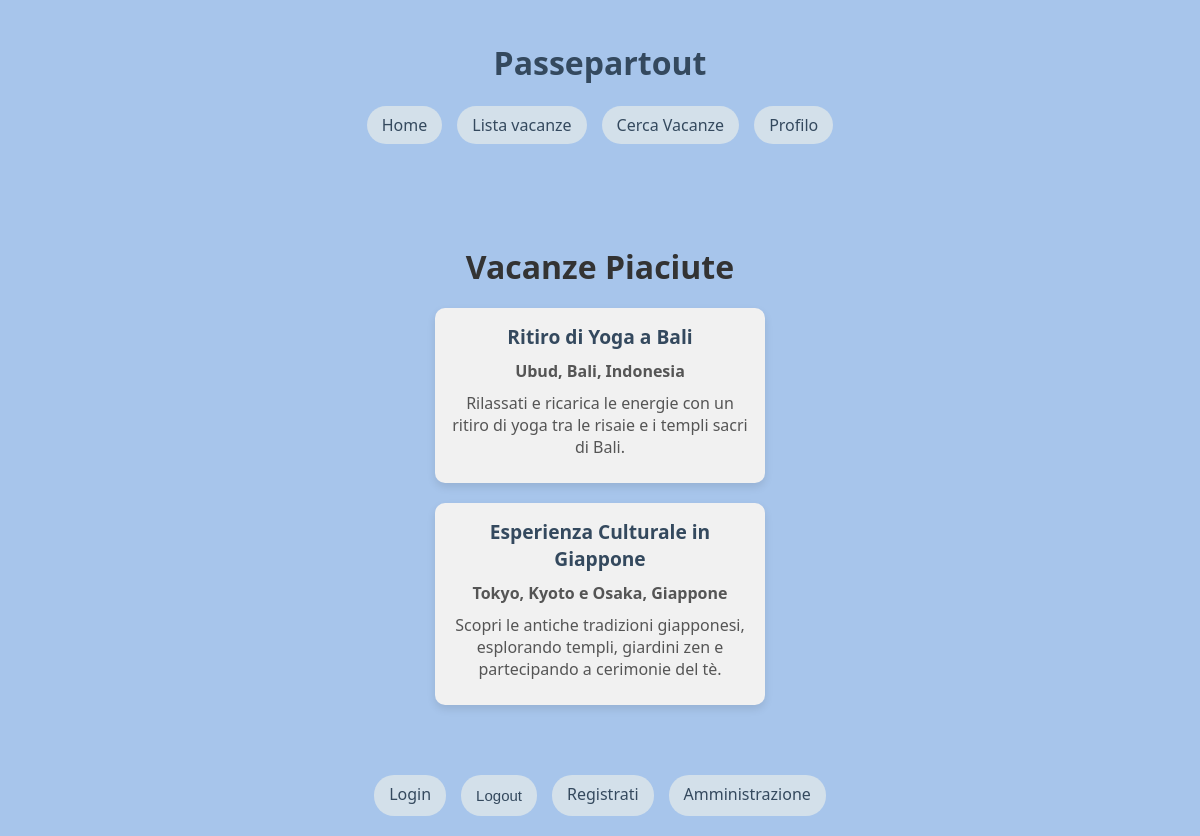
Page /vacation/likedvacations (signed in) on the committed database.
### vacation/models.py (models this page shows, shortened)
class Vacation(models.Model):
    SEASON_CHOICES = [
        ('Inverno', 'Inverno'),
        ('Primavera', 'Primavera'),
        ('Estate', 'Estate'),
        ('Autunno', 'Autunno'),
    ]
    TYPE_CHOICES = [
        ('Culturale', 'Culturale'),
        ('Relax', 'Relax'),
        ('Enogastronomico', 'Enogastronomico'),
        ('On The Road', 'On The Road'),
        ('Avventura', 'Avventura'),
    ]
    DURATION_CHOICES = [
        ('Weekend Lungo (2-4 Giorni)', 'Weekend Lungo (2-4 Giorni)'),
        ('1 Settimana', '1 Settimana'),
        ('2 Settimane', '2 Settimane'),
        ('3 settimane o più', '3 settimane o più')
    ]
    PRICE_CHOICES = [
        ('Viaggio Low Cost', 'Viaggio Low Cost'),
        ('Budget Medio', 'Budget Medio'),
        ('Viaggio di Lusso', 'Viaggio di Lusso'),
    ]
    CONTINENT_CHOICES = [
        ('Europa', 'Europa'),
        ('America del Nord', 'America del Nord'),
        ('America del Sud', 'America del Sud'),
        ('Africa', 'Africa'),
        ('Asia', 'Asia'),
        ('Oceania', 'Oceania'),
        ('Antartide', 'Antartide')
    ]
    titolo = models.CharField(max_length=200)
    luogo = models.CharField(max_length=200)
    continente = models.CharField(max_length=50, choices=CONTINENT_CHOICES)
    durata = models.CharField(max_length=50, choices=DURATION_CHOICES)
    prezzo = models.CharField(max_length=20, choices=PRICE_CHOICES)
    tipologia = models.CharField(max_length=50, choices=TYPE_CHOICES)
    periodo = models.CharField(max_length=20, choices=SEASON_CHOICES)
    descrizione = models.TextField()
    like = models.ManyToManyField(User, blank=True, related_name='like')

### vacation/views.py (the view, shortened to what this page needs)
# urls.py: path("likedvacations", LikedVacations.as_view(), name="likedvacations"),
class LikedVacations(views.LoginRequiredMixin, ListView):
    model = Vacation
    template_name = "vacation/likedvacations.html"
    context_object_name = "Liked"
    def get_queryset(self):
        return Vacation.objects.filter(like=self.request.user)

### vacation/templates/vacation/likedvacations.html (shortened to what this page needs)
{% extends "base.html" %}
{% block content %}
<div class="liked-vacations-container">
    <h1>Vacanze Piaciute</h1>
    {% if Liked %}
        {% for vacation in Liked %}
            <div class="vacation-card">
                <a href="{% url 'vacation:detailvacation' vacation.pk %}">{{ vacation.titolo }}</a>
                <p> <strong>{{ vacation.luogo }}</strong></p>
                <p>{{ vacation.descrizione }}</p>
            </div>
        {% endfor %}
    {% else %}
        <p>Non hai ancora aggiunto niente a questa lista</p>
    {% endif %}
</div>
{% endblock %}

### templates/base.html (style rules this page uses)
body { font-family: 'Segoe UI', Tahoma, Geneva, Verdana, sans-serif; margin: 0; padding: 0; display: flex; flex-direction: column; min-height: 100vh; background-color: #a7c5eb; color: #34495e; }

### vacation/templates/vacation/likedvacations.html (style rules this page uses)
.liked-vacations-container { display: flex; flex-direction: column; align-items: center; margin-top: 20px; }
.liked-vacations-container h1 { font-size: 2em; color: #333; margin-bottom: 20px; }
.vacation-card { background-color: #f1f1f1; border-radius: 10px; box-shadow: 0 4px 8px rgba(0, 0, 0, 0.1); padding: 15px; margin-bottom: 20px; max-width: 300px; width: 100%; text-align: center; }
.vacation-card a { text-decoration: none; color: #34495e; font-size: 1.2em; font-weight: bold; }
.vacation-card p { margin: 10px 0; color: #555; }

### rows in the picture
Vacation: titolo "Ritiro di Yoga a Bali", luogo "Ubud, Bali, Indonesia", descrizione "Rilassati e ricarica le energie con un ritiro di yoga tra le risaie e i templi sacri di Bali."
Vacation: titolo "Esperienza Culturale in Giappone", luogo "Tokyo, Kyoto e Osaka, Giappone", descrizione "Scopri le antiche tradizioni giapponesi, esplorando templi, giardini zen e partecipando a cerimonie del tè."
